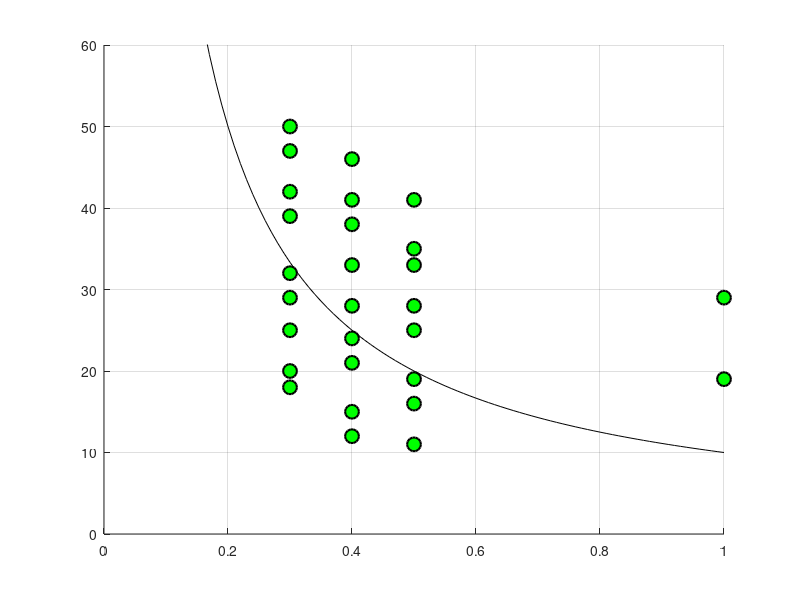

Recreate this plot in MATLAB.
function sample_pnts = out_sample_pnts_O
%%
close all;

sample_pnts = [];

% Basic grid points
set_prob = [0.3];
for i = -4:4
    set_mag = 10 ./ set_prob + i*4.25;
    sample_pnts = [sample_pnts; [set_prob',set_mag']];
end

set_prob = [0.4];
for i = -3:5
    set_mag = 10 ./ set_prob + i*4.25;
    sample_pnts = [sample_pnts; [set_prob',set_mag']];
end

set_prob = [0.5];
for i = -2:5
    set_mag = 10 ./ set_prob + i*4;
    sample_pnts = [sample_pnts; [set_prob',set_mag']];
end

sample_pnts = [sample_pnts; [1,30]];
sample_pnts = [sample_pnts; [1,20]];

% Add noise%
sample_pnts(:,2) = round(sample_pnts(:,2) + rand(size(sample_pnts,1),1) * 3 - 1.5);

% Randomize the order
rnd_idx = randperm(size(sample_pnts,1));
tmp_prob = sample_pnts(:,1);
tmp_mag = sample_pnts(:,2);
sample_pnts(:,1) = tmp_prob(rnd_idx);
sample_pnts(:,2) = tmp_mag(rnd_idx);

% Disp statistics
val = sample_pnts(:,1) .* sample_pnts(:,2);
risk = sample_pnts(:,2).^2 .* sample_pnts(:,1) .* (1 - sample_pnts(:,1));
disp(['corr. between return and risk: ',num2str(corr(val,sqrt(risk)))])
disp(['# sample points: ', num2str(size(sample_pnts,1))])

%%%%%%%%%%%% For check %%%%%%%%%%%%
disp(['# sample points: ', num2str(size(sample_pnts,1))])

figure(1)
hold on

x = [0:0.01:1]; y = 10 ./ x;
plot(x,y,'k-')

for i = 1:size(sample_pnts,1)
    clr = [1,1,1] * i / size(sample_pnts,1);
    clr = [0,1,0];
    plot(sample_pnts(i,1),sample_pnts(i,2),'ko','MarkerFaceColor',clr,'MarkerSize',10,'LineWidth',1.5)
end

hold off
xlim([0,1])
ylim([0,60])
grid on

%{
%figure(2)
%scatter(val,sqrt(risk))
%}

end